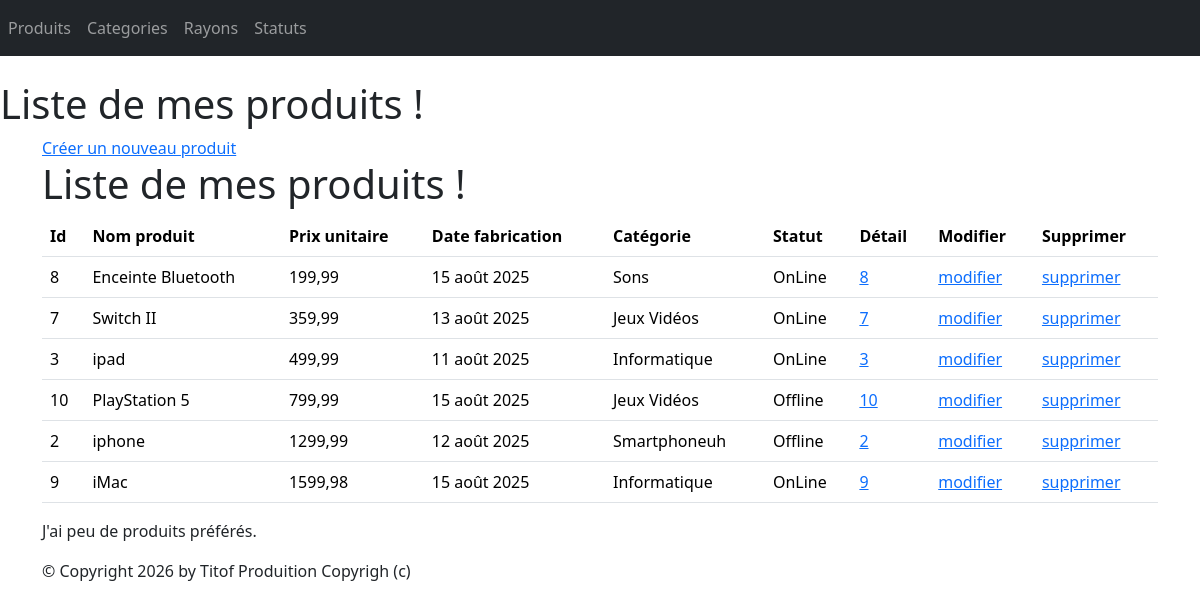
Screenshot of /monApp/produits/ with the database file from the repository.
### monApp/models.py (models this page shows, shortened)
class Produit(models.Model):
    refProd = models.AutoField(primary_key=True)
    intituleProd = models.CharField(max_length=200)
    prixUnitaireProd = models.DecimalField(max_digits=10, decimal_places=2)
    dateFabProd = models.DateField(default=date.today)
    categorie = models.ForeignKey(Categorie, on_delete=models.CASCADE, related_name="produit_categorie", null=True, blank=True)
    statut = models.ForeignKey(Statut, on_delete=models.CASCADE, related_name="produit_statut",null=True, blank=True)

class Categorie(models.Model):
    idCat = models.AutoField(primary_key=True)
    nomCat = models.CharField(max_length=100)
    def __str__(self):
        return self.nomCat

class Statut(models.Model):
    idStatut = models.AutoField(primary_key=True)
    libelleStatut = models.CharField(max_length=100)
    def __str__(self):
        return self.libelleStatut

### monApp/views.py (the view)
# urls.py: path('produits/',views.ProduitListView.as_view(),name='listProduits'),
class ProduitListView(ListView):
    model = Produit
    template_name = "monApp/list_produits.html"
    context_object_name = "produits"
    def get_queryset(self):
        return Produit.objects.order_by("prixUnitaireProd") # tri sur le prix
    def get_context_data(self, **kwargs):
        context = super(ProduitListView, self).get_context_data(**kwargs)
        context['titremenu'] = "Liste de mes produits !"
        return context

### monApp/templates/monApp/list_produits.html
{% extends 'monApp/base.html' %}
{% block menu %}
<h1>Liste de mes produits !</h1>
{% endblock %}
{% block contenu %}
    <a href="{% url 'creationProduit' %}">Créer un nouveau produit</a>
    <h1>{{ titremenu }}</h1>
    <table class="table">
        <thead>
            <th>Id</th>
            <th>Nom produit</th>
            <th>Prix unitaire</th>
            <th>Date fabrication</th>
            <th>Catégorie</th>
            <th>Statut</th>
            <th>Détail</th>
            <th>Modifier</th>
            <th>Supprimer</th>
        </thead>
        <tbody>
            {% for prdt in produits %}
                <tr>
                    <td>{{ prdt.refProd }} </td>
                    <td>{{ prdt.intituleProd }} </td>
                    <td>{{ prdt.prixUnitaireProd }} </td>
                    <td>{{ prdt.dateFabProd }} </td>
                    <td>{{ prdt.categorie }} </td>
                    <td>{{ prdt.statut }} </td>
                    <td><a href="{% url 'detailProduit' prdt.refProd %}">{{ prdt.refProd }}</a></td>
                    <td><a href="{% url 'modificationProduit' prdt.refProd %}">modifier</a></td>
                    <td><a href="{% url 'suppressionProduit' prdt.refProd %}">supprimer</a></td>
                </tr>
            {% endfor %}
        </tbody>
    </table>
    <p>
        J'ai
        {% if prdts|length < 5 %}
        peu de
        {% elif prdts|length < 10 %}
        quelques
        {% else %}
        beaucoup de
        {% endif %}
        produits préférés.
    </p>
{% endblock %}

### static/css/styles.css (style rules this page uses)
h1 { color: red ; }

### rows the page displays
Produit: refProd "8", intituleProd "Enceinte Bluetooth", prixUnitaireProd "199,99", dateFabProd "15 août 2025", categorie "Sons", statut "OnLine"
Produit: refProd "7", intituleProd "Switch II", prixUnitaireProd "359,99", dateFabProd "13 août 2025", categorie "Jeux Vidéos", statut "OnLine"
Produit: refProd "3", intituleProd "ipad", prixUnitaireProd "499,99", dateFabProd "11 août 2025", categorie "Informatique", statut "OnLine"
Produit: refProd "10", intituleProd "PlayStation 5", prixUnitaireProd "799,99", dateFabProd "15 août 2025", categorie "Jeux Vidéos", statut "Offline"
Produit: refProd "2", intituleProd "iphone", prixUnitaireProd "1299,99", dateFabProd "12 août 2025", categorie "Smartphoneuh", statut "Offline"
Produit: refProd "9", intituleProd "iMac", prixUnitaireProd "1599,98", dateFabProd "15 août 2025", categorie "Informatique", statut "OnLine"

### other values shown
{{ titremenu }} "Liste de mes produits !"
